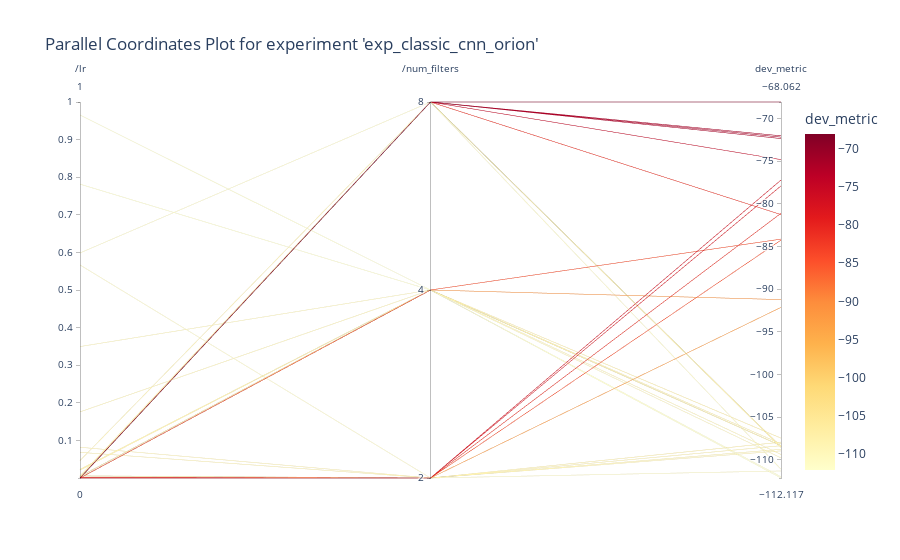

Here is the notebook cell this chart was saved with:
### Code cell
fig = experiment.plot.parallel_coordinates()
fig

### Figure 1 — Plotly figure (JSON) as saved in the notebook; plotly's stock layout.template omitted (floating-point values rounded to 4 significant figures)
{"data": [{"dimensions": [{"label": "/lr", "range": [1e-05, 1], "values": [4.301e-05, 0.02116, 0.005657, 2.814e-05, 0.005024, 1.099e-05, 0.7815, 0.005309, 0.0001723, 0.3496, 0.5985, 5.096e-05, 1.608e-05, 7.797e-05, 0.02306, 0.004133, 0.001729, 0.5666, 0.1758, 0.08176, 0.06836, 0.9654, 0.0002697, 7.63e-05, 1.901e-05, 0.002826, 0.004121, 0.0464, 8.159e-05, 0.0001719]}, {"label": "/num_filters", "ticktext": [2, 4, 8], "tickvals": [0, 1, 2], "values": [2, 1, 0, 1, 2, 1, 1, 0, 0, 1, 2, 0, 0, 2, 1, 1, 0, 0, 1, 0, 0, 1, 2, 2, 2, 2, 1, 2, 2, 0]}, {"label": "dev_metric", "range": [-112.1, -68.06], "values": [-74.81, -108.3, -108.3, -84.13, -108.5, -91.21, -112.0, -107.9, -77.89, -109.8, -111.1, -84.24, -92.12, -72.18, -108.3, -107.4, -81.1, -111.3, -109.4, -108.9, -108.8, -112.1, -68.06, -72.02, -81.26, -108.5, -108.1, -108.5, -72.35, -77.2]}], "line": {"cmax": -68.06, "cmin": -112.1, "color": [-74.81, -108.3, -108.3, -84.13, -108.5, -91.21, -112.0, -107.9, -77.89, -109.8, -111.1, -84.24, -92.12, -72.18, -108.3, -107.4, -81.1, -111.3, -109.4, -108.9, -108.8, -112.1, -68.06, -72.02, -81.26, -108.5, -108.1, -108.5, -72.35, -77.2], "colorbar": {"title": {"text": "dev_metric"}}, "colorscale": [[0, "rgb(255,255,204)"], [0.125, "rgb(255,237,160)"], [0.25, "rgb(254,217,118)"], [0.375, "rgb(254,178,76)"], [0.5, "rgb(253,141,60)"], [0.625, "rgb(252,78,42)"], [0.75, "rgb(227,26,28)"], [0.875, "rgb(189,0,38)"], [1, "rgb(128,0,38)"]], "showscale": true}, "type": "parcoords"}], "layout": {"title": {"text": "Parallel Coordinates Plot for experiment 'exp_classic_cnn_orion'"}}}
